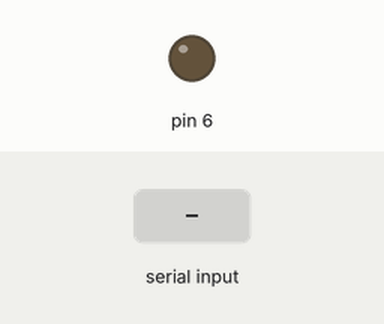
Simulated run of this sketch. Board: Arduino Uno, built with avr-gcc and run on an emulated ATmega328P. On the bench: output pins drawn as LEDs (lit = HIGH). The test bench sets the inputs (shaded band).

Above: at 1.2 s.
1.3 s: "F" received over Serial
At 1.9 s:
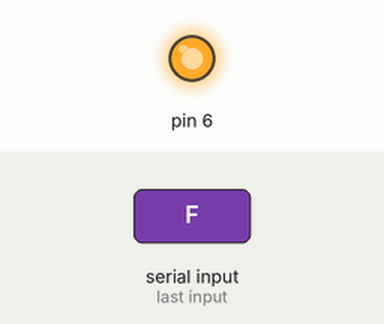
2.8 s: "1" received over Serial
At 3.1 s:
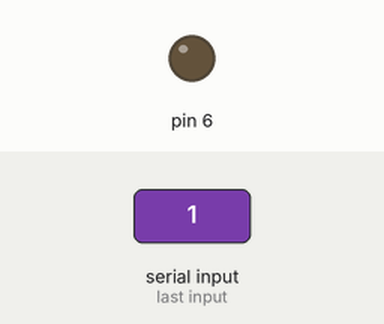
4.3 s: "R" received over Serial
At 5.4 s:
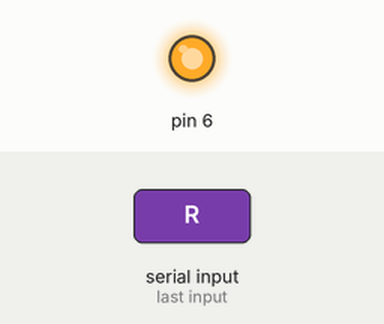
Timing chart, 0 to 7.3 s (numbered marks = the images above; inputs shaded):
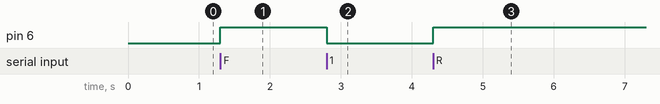

Measured:
- after the input at 1.3 s, pin 6: LOW → HIGH at once
- after the input at 2.8 s, pin 6: HIGH → LOW at once
- after the input at 4.3 s, pin 6: LOW → HIGH at once

The sketch:

TANK.ino
```cpp
void setup() {
  // put your setup code here, to run once:
  DDRD = 00111100;//2,3,4,5:OUTPUT
  Serial.begin(9600);
}

void loop() {
  // put your main code here, to run repeatedly:
  if (Serial.available() > 0) {
    switch (Serial.read())
    {
      case 'F':
        PORTD |= 00010100;//2,4,HIGH
        break;
      case 'B':
        PORTD |= 00101000;//3,5,HIGH
        break;
      case 'L':
        PORTD |= 00011000;//3,4,HIGH
        break;
      case 'R':
        PORTD |= 00100100;//2,5,HIGH
        break;
      default:
        PORTD &= 00000000;//2,3,4,5,LOW
    }
  }
}
```
